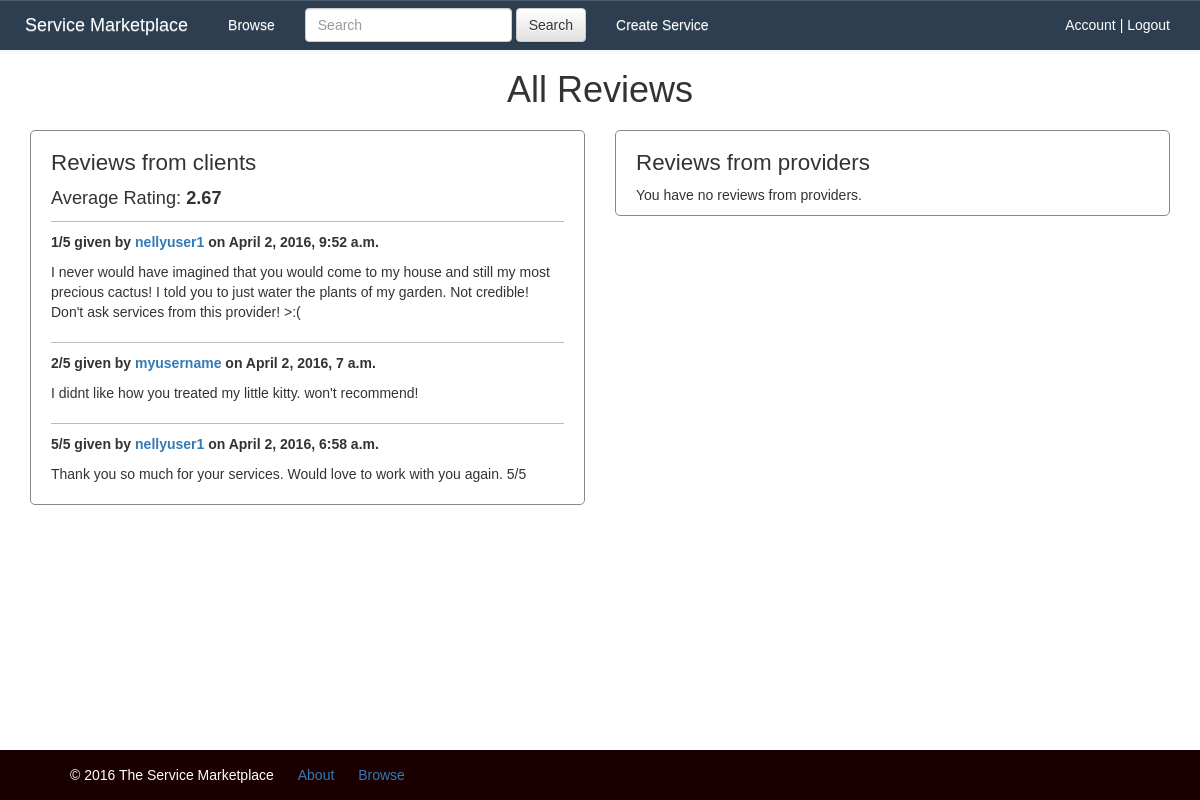
/my_account/reviews/ (signed in), run on an earlier commit of the app's database.
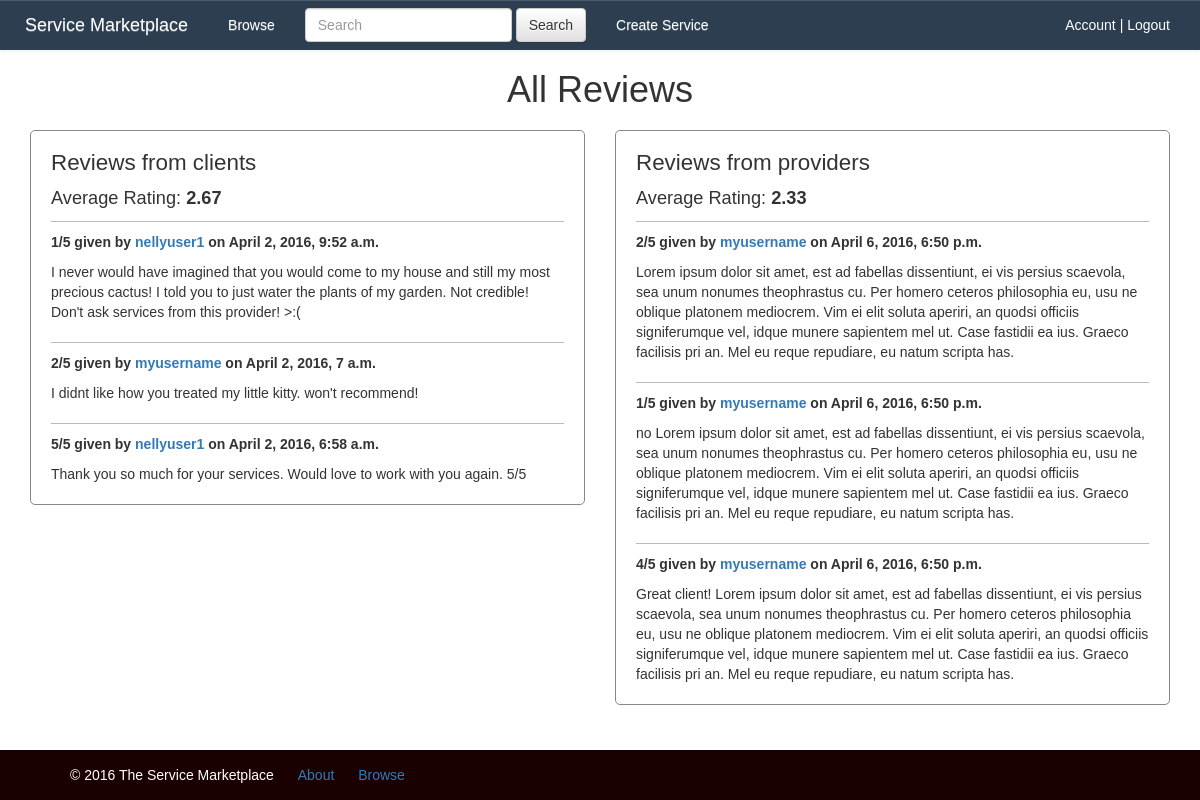
And on a later commit of the database.
### market/models.py (models this page shows, shortened)
class Review(models.Model):
    RATINGS = (
        (1, '1'),
        (2, '2'),
        (3, '3'),
        (4, '4'),
        (5, '5'),
    )
    TYPE = (
        ('client', 'Client'),
        ('provider', 'Provider'),
    )
    rating = models.IntegerField(choices=RATINGS)
    user = models.ForeignKey(settings.AUTH_USER_MODEL, related_name='review')
    account_type = models.CharField(max_length=8, choices=TYPE, default='client')
    author = models.ForeignKey(
        settings.AUTH_USER_MODEL,
        related_name='review_author',
        null=True,
        blank=True
    )
    comment = models.TextField()
    created_date = models.DateTimeField(default=timezone.now)
    class Meta:
        permissions = (
            ('can_add_review', 'can_add_review'),
        )

### market/views.py (the view)
# urls.py: url(r'^my_account/reviews/$', views.more_reviews, name="more_reviews"),
@login_required
def more_reviews(request):
    avg_rating_c = get_avg_rating(username=request.user, mode='client')
    avg_rating_p = get_avg_rating(username=request.user, mode='provider')
    reviews = Review.objects.filter(user=request.user).order_by('-created_date')
    reviews_clients = reviews.filter(account_type='client')
    reviews_providers = reviews.filter(account_type='provider')
    return render(
        request,
        'market/reviews.html', {
            'avg_rating_clients': avg_rating_c,
            'avg_rating_providers': avg_rating_p,
            'reviews_clients': reviews_clients,
            'reviews_providers': reviews_providers,
        }
    )

### market/functions.py (called while the page is built)
def get_avg_rating(username, mode):
    ratings = Review.objects.filter(user=username, account_type=mode)
    avg_rating = ratings.aggregate(Avg('rating'))
    if avg_rating.get('rating__avg') is None:
        return 0
    else:
        return format(avg_rating.get('rating__avg'), '.2f')

### market/templates/market/reviews.html
{% extends "market/base.html" %}
{% block css %}
{% load staticfiles %}
    <link rel="stylesheet" href="{% static 'css/user_profile.css' %}">
{% endblock %}
{% block content %}
    <h1 style="text-align:center">All Reviews</h1>
    <div class="container">
        <div class="row">
            <div class="col-sm-6">
                <div class="column">
                    <h3>Reviews from clients</h3>
                    {% if reviews_clients %}
                    <p class="rating">Average Rating: <span class="bold">{{ avg_rating_clients }}</span></p>
                    {% for review in reviews_clients %}
                        <div class="review">
                            <p class="bold">{{ review.rating }}/5 given by <a href="{% url 'user_profile' username=review.author %}">{{ review.author }}</a> on <span class="date">{{ review.created_date }}</span></p>
                            <p>{{ review.comment }}</p>
                        </div>
                    {% endfor %}
                    {% else %}
                        <p>You have no reviews from clients.</p>
                    {% endif %}
                </div>
            </div>
            <div class="col-sm-6">
                <div class="column">
                    <h3>Reviews from providers</h3>
                    {% if reviews_providers %}
                    <p class="rating">Average Rating: <span class="bold">{{ avg_rating_providers }}</span></p>
                    {% for review in reviews_providers %}
                        <div class="review">
                            <p class="bold">{{ review.rating }}/5 given by <a href="{% url 'user_profile' username=review.author %}">{{ review.author }}</a> on <span class="date">{{ review.created_date }}</span></p>
                            <p>{{ review.comment }}</p>
                        </div>
                    {% endfor %}
                    {% else %}
                        <p>You have no reviews from providers.</p>
                    {% endif %}
                </div>
            </div>
        </div>
    </div>
{% endblock %}

What changed in the data, as far as the page shows it:
added Review: rating "2", author "myusername", created_date "April 6, 2016, 6:50 p.m.", comment "Lorem ipsum dolor sit amet, est ad fabellas dissentiunt, ei vis persius scaevola, sea unum nonumes theophrastus cu. Per homero ceteros philosophia eu, usu ne oblique platonem mediocrem. Vim ei elit soluta aperiri, an quodsi officiis signiferumque vel, idque munere sapientem mel ut. Case fastidii ea ius. Graeco facilisis pri an. Mel eu reque repudiare, eu natum scripta has.", shown under "Reviews from providers"
added Review: rating "1", author "myusername", created_date "April 6, 2016, 6:50 p.m.", comment "no Lorem ipsum dolor sit amet, est ad fabellas dissentiunt, ei vis persius scaevola, sea unum nonumes theophrastus cu. Per homero ceteros philosophia eu, usu ne oblique platonem mediocrem. Vim ei elit soluta aperiri, an quodsi officiis signiferumque vel, idque munere sapientem mel ut. Case fastidii ea ius. Graeco facilisis pri an. Mel eu reque repudiare, eu natum scripta has.", shown under "Reviews from providers"
added Review: rating "4", author "myusername", created_date "April 6, 2016, 6:50 p.m.", comment "Great client! Lorem ipsum dolor sit amet, est ad fabellas dissentiunt, ei vis persius scaevola, sea unum nonumes theophrastus cu. Per homero ceteros philosophia eu, usu ne oblique platonem mediocrem. Vim ei elit soluta aperiri, an quodsi officiis signiferumque vel, idque munere sapientem mel ut. Case fastidii ea ius. Graeco facilisis pri an. Mel eu reque repudiare, eu natum scripta has.", shown under "Reviews from providers"
Also different on the page:
{{ avg_rating_providers }}: (not shown) → "2.33"
text no longer shown: "You have no reviews from providers."
text now shown: "Average Rating:"
